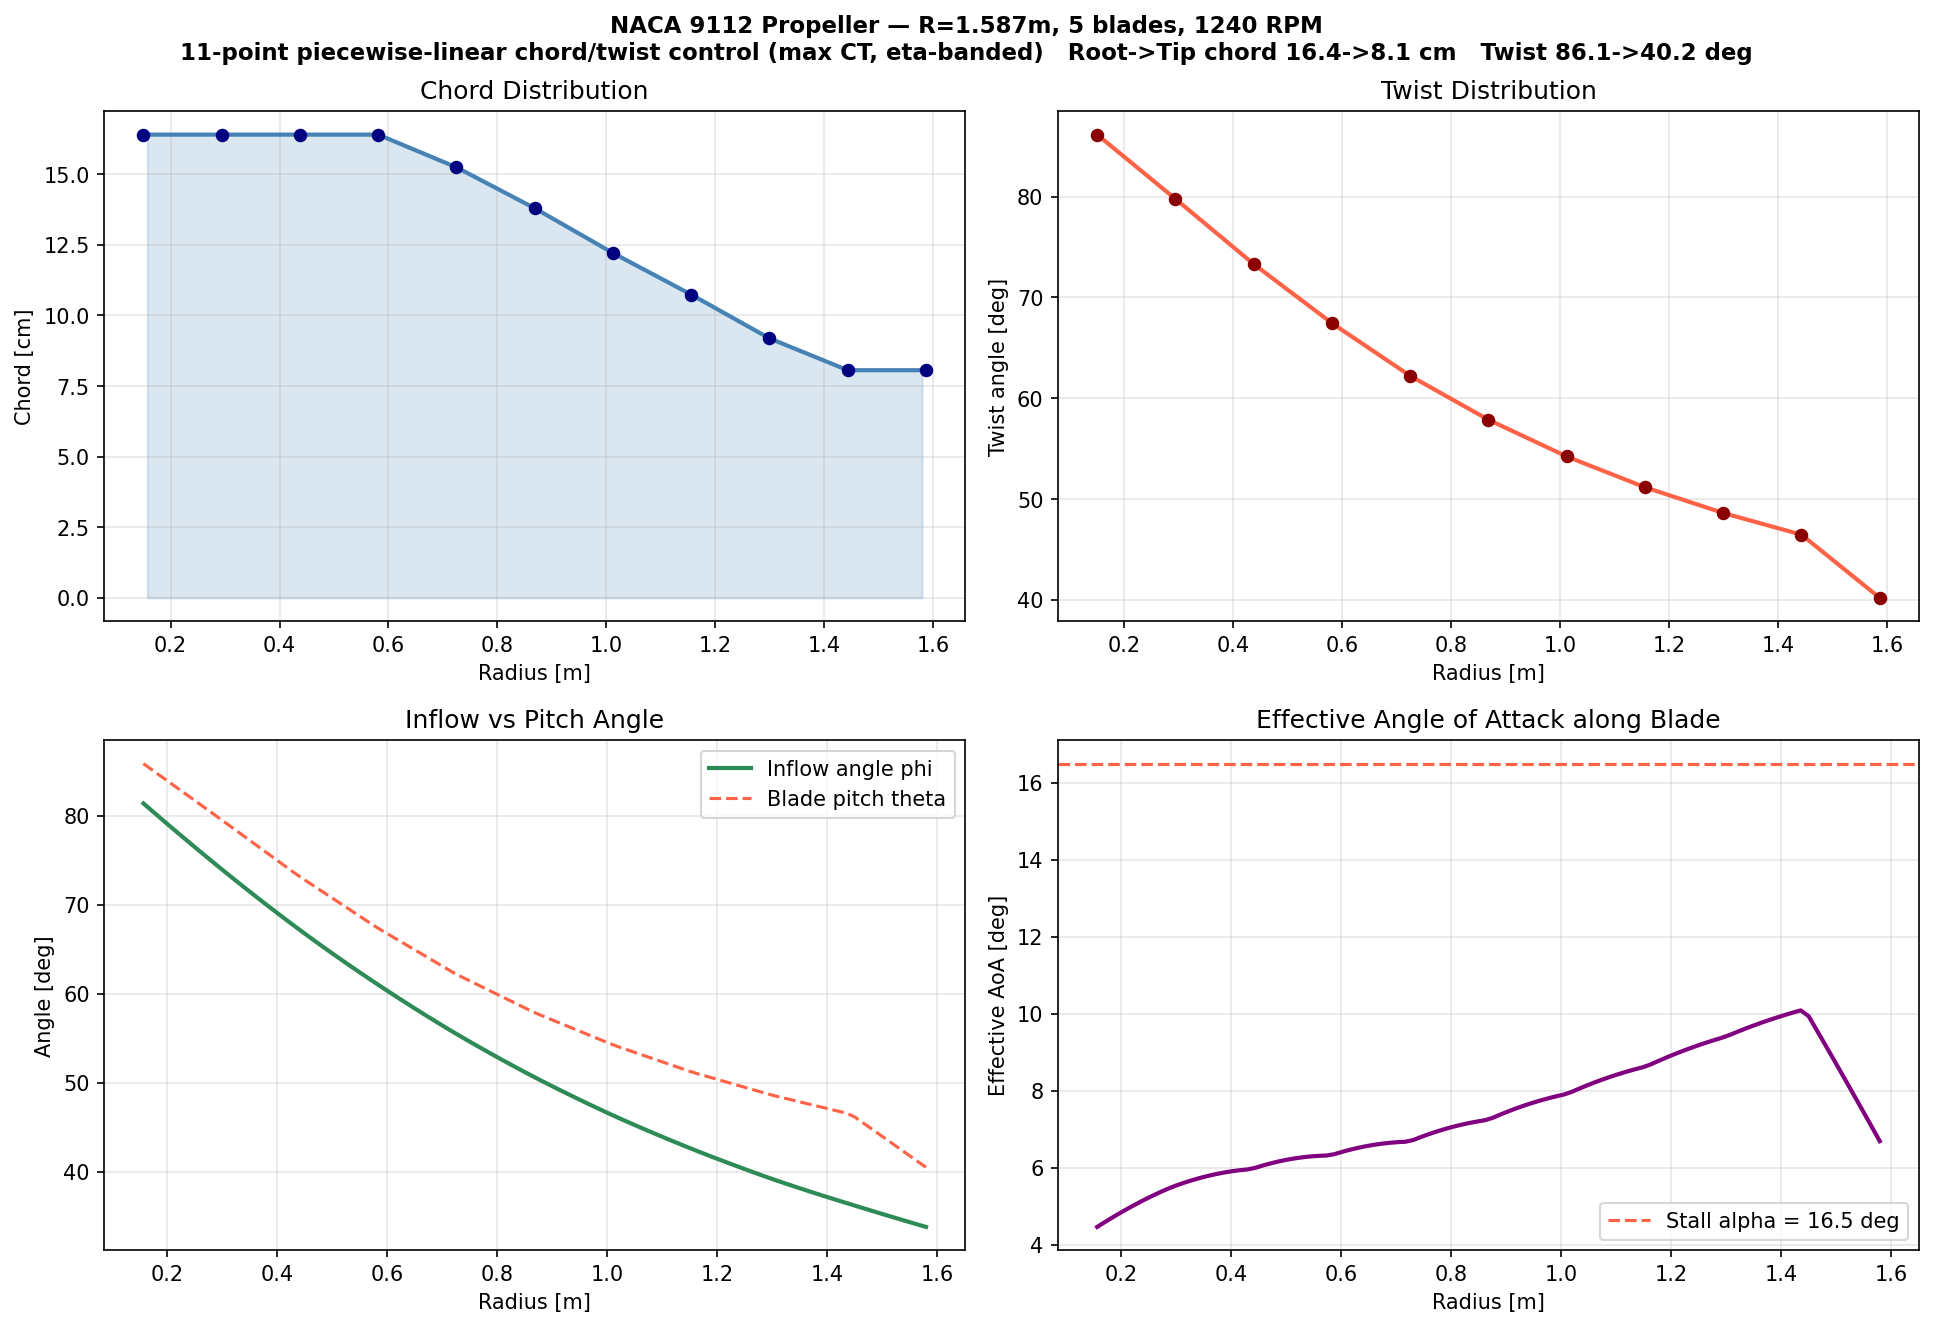

The Python source for this figure:
# -*- coding: utf-8 -*-
"""Propeller Design using BEM + NeuralFoil (NACA 9112)
Spitfire Mk 24 geometry: R=1.587 m, 5 blades, 1240 RPM
Optimise: piecewise-linear N-point chord and twist distributions for max CT
subject to an eta band at 250 kts
"""

import numpy as np
from scipy.optimize import minimize, brentq
from scipy.interpolate import interp1d
import matplotlib.pyplot as plt
import aerosandbox as asb
import neuralfoil as nf

# ============================================================
# 1. ISA Conditions at 10,000 ft
# ============================================================
alt_m = 10_000 * 0.3048
T = 288.15 - 0.0065 * alt_m
rho = 1.225 * (T / 288.15) ** 4.256
a_sound = np.sqrt(1.4 * 287 * T)
mu = 1.458e-6 * T**1.5 / (T + 110.4)
nu = mu / rho

# ============================================================
# 2. Propeller Parameters — Spitfire Mk 24
# ============================================================
R = 1.587   # radius [m]
R_root = 0.150   # hub radius [m]
N_b = 5   # blades
RPM = 1240   # propeller RPM
Omega = RPM * 2 * np.pi / 60
N_EL = 50   # spanwise elements
a_w = 0.61   # wake contraction ratio

V_DESIGN = 250 * 0.51444   # design speed: 250 kts [m/s]
N_CTRL = 11
GEOM_CTRL_STATIONS = np.linspace(0.0, 1.0, N_CTRL)  # active blade span: root -> tip

CHORD_GUESS_ROOT = 0.0
CHORD_GUESS_TIP = 0.0

CHORD_MIN_ROOT = 0.05
CHORD_MIN_TIP = 0.00
CHORD_MAX_ROOT = 0.40
CHORD_MAX_TIP = 0.20

# Twist is referenced to the design-point inflow angle instead of fixed
# absolute bounds. This avoids forcing the optimizer into strongly negative AoA
# at high advance ratio.
TWIST_ALPHA_GUESS_DEG = 4.0
TWIST_ALPHA_MIN_DEG = -2.0
TWIST_ALPHA_MAX_DEG = 12.0
TWIST_ABS_MIN_DEG = 5.0
TWIST_ABS_MAX_DEG = 95.0

# Efficiency band for constrained max-CT optimisation.
# Adjust these two values to tighten or relax the acceptable eta range.
ETA_MIN = 0.92
ETA_MAX = 0.95

INVALID_DESIGN_PENALTY = 1e6

# ============================================================
# 3. NeuralFoil Polars for NACA 9112
# Pre-computed at 75% span (most aerodynamically loaded region)
# ============================================================
airfoil = asb.Airfoil("naca9112")
ALPHA_POLAR = np.linspace(-10, 25, 71)

lambda_c_design = V_DESIGN / (Omega * R)
r75 = 0.75 * R
V_loc_75 = Omega * R * np.sqrt((r75 / R) ** 2 + lambda_c_design**2)
c_ref = 0.20   # reference chord estimate for Re [m]
Re_ref = V_loc_75 * c_ref / nu
M_ref = V_loc_75 / a_sound

print("Reference polar conditions (75% span, 250 kts):")
print(f"  V_local = {V_loc_75:.1f} m/s  M = {M_ref:.3f}  Re = {Re_ref/1e6:.2f}M")
print("  Running NeuralFoil for NACA 9112...")

aero = nf.get_aero_from_airfoil(airfoil=airfoil, alpha=ALPHA_POLAR, Re=Re_ref, model_size="large")
CL_raw = np.array(aero["CL"])
CD_raw = np.array(aero["CD"])

CL_func = interp1d(ALPHA_POLAR, CL_raw, bounds_error=False, fill_value=(CL_raw[0], CL_raw[-1]))
CD_func = interp1d(ALPHA_POLAR, CD_raw, bounds_error=False, fill_value=(CD_raw[0], CD_raw[-1]))

print(f"  CL_max = {CL_raw.max():.3f}  at alpha = {ALPHA_POLAR[CL_raw.argmax()]:.1f} deg")
print(f"  Best L/D = {(CL_raw / CD_raw).max():.1f}  at alpha = {ALPHA_POLAR[(CL_raw / CD_raw).argmax()]:.1f} deg")
phi_ctrl_deg = np.degrees(np.arctan2(lambda_c_design, (R_root / R) + GEOM_CTRL_STATIONS * (1.0 - R_root / R)))
print(
    "  Design inflow angle range (no induced flow): "
    f"{phi_ctrl_deg[0]:.1f} deg at root to {phi_ctrl_deg[-1]:.1f} deg at tip"
)
print(f"  Eta band constraint: {ETA_MIN:.2f} <= eta <= {ETA_MAX:.2f}")


# ============================================================
# 4. Geometry + BEM Solver (Full — with Drag + Prandtl-Glauert per element)
# ============================================================
def build_control_labels():
    labels = []
    for station in GEOM_CTRL_STATIONS:
        if np.isclose(station, 0.0):
            labels.append("Root")
        elif np.isclose(station, 1.0):
            labels.append("Tip")
        else:
            labels.append(f"{int(round(station * 100))}% span")
    return labels


GEOM_CTRL_LABELS = build_control_labels()


def unpack_design_variables(x):
    n_ctrl = len(GEOM_CTRL_STATIONS)
    if len(x) != 2 * n_ctrl:
        raise ValueError(f"Expected {2 * n_ctrl} design variables, got {len(x)}")
    chord_ctrl = np.asarray(x[:n_ctrl], dtype=float)
    twist_ctrl_deg = np.asarray(x[n_ctrl:], dtype=float)
    return chord_ctrl, twist_ctrl_deg


def build_blade_geometry(chord_ctrl, twist_ctrl_deg, N):
    r_nd = R_root / R
    dr = (1.0 - r_nd) / N
    r_arr = np.linspace(r_nd + dr / 2, 1.0 - dr / 2, N)

    # Piecewise-linear interpolation between the optimized control points.
    span_frac = np.linspace(0.5 / N, 1.0 - 0.5 / N, N)
    c_arr = np.interp(span_frac, GEOM_CTRL_STATIONS, chord_ctrl)
    theta_arr_deg = np.interp(span_frac, GEOM_CTRL_STATIONS, twist_ctrl_deg)
    theta_arr_rad = np.deg2rad(theta_arr_deg)
    return r_arr, dr, c_arr, theta_arr_deg, theta_arr_rad


def solve_inflow(r, sigma, theta_rad, lambda_c):
    def residual(lambda_i):
        lam = lambda_c + lambda_i
        phi = np.arctan(lam / r)
        alpha_deg = np.degrees(theta_rad - phi)

        # Prandtl-Glauert correction for local Mach (CL only)
        V_loc = Omega * R * np.sqrt(r**2 + lam**2)
        M_loc = V_loc / a_sound
        pg = 1.0 / np.sqrt(max(1.0 - M_loc**2, 0.05))

        CL = float(CL_func(alpha_deg)) * pg
        CD = float(CD_func(alpha_deg))

        CT_mom = 4.0 * lambda_i * lam * r
        CT_blade = 0.5 * sigma * (r**2 + lam**2) * (CL * np.cos(phi) - CD * np.sin(phi))
        return CT_mom - CT_blade

    try:
        lambda_i = brentq(residual, 0.0, 5.0, maxiter=100, xtol=1e-8)
        return lambda_c + lambda_i
    except Exception:
        return lambda_c


def design_inflow_angles_deg():
    r_root_nd = R_root / R
    r_ctrl_nd = r_root_nd + GEOM_CTRL_STATIONS * (1.0 - r_root_nd)
    return np.degrees(np.arctan2(lambda_c_design, r_ctrl_nd))


def build_initial_guess():
    chord_guess = np.linspace(CHORD_GUESS_ROOT, CHORD_GUESS_TIP, N_CTRL)
    twist_guess = np.clip(
        design_inflow_angles_deg() + TWIST_ALPHA_GUESS_DEG,
        TWIST_ABS_MIN_DEG,
        TWIST_ABS_MAX_DEG,
    )
    return np.concatenate([chord_guess, twist_guess])


def build_bounds():
    chord_lower = np.linspace(CHORD_MIN_ROOT, CHORD_MIN_TIP, N_CTRL)
    chord_upper = np.linspace(CHORD_MAX_ROOT, CHORD_MAX_TIP, N_CTRL)
    phi_ctrl_deg = design_inflow_angles_deg()
    twist_lower = np.clip(
        phi_ctrl_deg + TWIST_ALPHA_MIN_DEG,
        TWIST_ABS_MIN_DEG,
        TWIST_ABS_MAX_DEG,
    )
    twist_upper = np.clip(
        phi_ctrl_deg + TWIST_ALPHA_MAX_DEG,
        TWIST_ABS_MIN_DEG,
        TWIST_ABS_MAX_DEG,
    )

    chord_bounds = list(zip(chord_lower, chord_upper))
    twist_bounds = list(zip(twist_lower, twist_upper))
    return chord_bounds + twist_bounds


def build_monotonic_constraints():
    constraints = []
    n_ctrl = len(GEOM_CTRL_STATIONS)

    for i in range(n_ctrl - 1):
        constraints.append({"type": "ineq", "fun": lambda x, i=i: x[i] - x[i + 1]})

    offset = n_ctrl
    for i in range(n_ctrl - 1):
        constraints.append(
            {"type": "ineq", "fun": lambda x, i=i, offset=offset: x[offset + i] - x[offset + i + 1]}
        )

    return constraints


def bem_solver(design_vars, V_c, N=N_EL):
    """
    Full BEM with drag.
    Inflow ratio lambda solved iteratively via brentq at each element.
    Returns CT, CQ, propulsive efficiency eta.
    """
    lambda_c = V_c / (Omega * R)
    chord_ctrl, twist_ctrl_deg = unpack_design_variables(design_vars)
    r_arr, dr, c_arr, _, theta_arr = build_blade_geometry(chord_ctrl, twist_ctrl_deg, N)

    total_CT = 0.0
    total_CQ = 0.0

    for k in range(N):
        r = r_arr[k]
        c = c_arr[k]
        theta = theta_arr[k]
        sigma = N_b * c / (np.pi * R)

        lam = solve_inflow(r, sigma, theta, lambda_c)

        phi = np.arctan(lam / r)
        alpha_deg = np.degrees(theta - phi)
        V_loc = Omega * R * np.sqrt(r**2 + lam**2)
        M_loc = V_loc / a_sound
        pg = 1.0 / np.sqrt(max(1.0 - M_loc**2, 0.05))

        CL = float(CL_func(alpha_deg)) * pg
        CD = float(CD_func(alpha_deg))

        dCT = 0.5 * sigma * (r**2 + lam**2) * (CL * np.cos(phi) - CD * np.sin(phi)) * dr
        dCQ = 0.5 * sigma * (r**2 + lam**2) * (CL * np.sin(phi) + CD * np.cos(phi)) * r * dr

        total_CT += dCT
        total_CQ += dCQ

    eta = (total_CT * lambda_c / total_CQ) if (total_CT > 0.0 and total_CQ > 1e-9) else np.nan
    return total_CT, total_CQ, eta


def safe_eta(x):
    _, _, eta = bem_solver(x, V_DESIGN)
    return eta if np.isfinite(eta) else -INVALID_DESIGN_PENALTY


# ============================================================
# 5. Optimisation — Max CT inside eta band
# ============================================================
def objective(x):
    CT, _, eta = bem_solver(x, V_DESIGN)
    if not np.isfinite(eta) or not np.isfinite(CT):
        return INVALID_DESIGN_PENALTY
    return -CT


constraints = build_monotonic_constraints()
constraints.extend(
    [
        {"type": "ineq", "fun": lambda x: safe_eta(x) - ETA_MIN},
        {"type": "ineq", "fun": lambda x: ETA_MAX - safe_eta(x)},
    ]
)

print(
    f"\nOptimising piecewise-linear propeller geometry for max CT with {N_CTRL} control points "
    f"per distribution (design point: 250 kts, eta-banded)..."
)

result = minimize(
    objective,
    x0=build_initial_guess(),
    method="SLSQP",
    bounds=build_bounds(),
    constraints=constraints,
)

if not result.success:
    print(f"WARNING: Optimizer did not fully converge: {result.message}")

opt_design = result.x
opt_chord_ctrl, opt_twist_ctrl = unpack_design_variables(opt_design)
opt_CT, opt_CQ, opt_eta = bem_solver(opt_design, V_DESIGN)

print(f"\n{'='*60}")
print("OPTIMAL PROPELLER GEOMETRY  (NACA 9112, MAX CT WITH ETA BAND)")
print(f"{'='*60}")
print(f"  Radius      : {R:.3f} m")
print(f"  Blades      : {N_b}")
print(f"  RPM         : {RPM}")
print(f"  Ctrl pts    : {N_CTRL}")
print("  Variation   : piecewise-linear between adjacent control points")
print(f"  Eta band    : {ETA_MIN:.2f} <= eta <= {ETA_MAX:.2f}")
print(f"  Design CT   : {opt_CT:.5f}")
print(f"  Design CQ   : {opt_CQ:.5f}")
print(f"  Design eta  : {opt_eta:.4f}")
for label, chord, twist in zip(GEOM_CTRL_LABELS, opt_chord_ctrl, opt_twist_ctrl):
    print(f"  {label:8}: chord = {chord*100:.1f} cm   twist = {twist:.1f} deg")

# ============================================================
# 6. Performance Across Speed Range
# ============================================================
print(f"\n{'='*65}")
print("PERFORMANCE ACROSS SPEED RANGE")
print(f"{'='*65}")
print(f"{'Speed':>8} {'CT':>9} {'CQ':>9} {'eta':>7} {'Thrust [N]':>12} {'Power [kW]':>11}")
print("-" * 65)

for kts in [200, 250, 300]:
    V = kts * 0.51444
    CT, CQ, eta = bem_solver(opt_design, V)
    T_force = CT * rho * np.pi * R**2 * (Omega * R)**2
    P = CQ * rho * np.pi * R**2 * (Omega * R)**2 * R * Omega / 1000
    print(f"{kts:>7} kts  {CT:>9.5f}  {CQ:>9.5f}  {eta:>7.3f}  {T_force:>12.1f}  {P:>11.1f}")

# ============================================================
# 7. Spanwise Distributions for Plotting
# ============================================================
N_plot = 100
lambda_c = V_DESIGN / (Omega * R)
r_arr, _, c_arr, th_arr, th_arr_rad = build_blade_geometry(opt_chord_ctrl, opt_twist_ctrl, N_plot)
ctrl_r_phys = R_root + GEOM_CTRL_STATIONS * (R - R_root)

alpha_dist, phi_dist = [], []
for k in range(N_plot):
    r = r_arr[k]
    sigma = N_b * c_arr[k] / (np.pi * R)
    theta = th_arr_rad[k]
    lam = solve_inflow(r, sigma, theta, lambda_c)
    phi = np.arctan(lam / r)
    alpha = np.degrees(theta - phi)
    alpha_dist.append(alpha)
    phi_dist.append(np.degrees(phi))

r_phys = r_arr * R   # physical radius [m]

# ============================================================
# 8. Plots
# ============================================================
fig, axes = plt.subplots(2, 2, figsize=(13, 9))

# Chord distribution
ax = axes[0, 0]
ax.plot(r_phys, np.array(c_arr) * 100, color="steelblue", linewidth=2)
ax.scatter(ctrl_r_phys, opt_chord_ctrl * 100, color="navy", s=30, zorder=3)
ax.fill_between(r_phys, np.array(c_arr) * 100, alpha=0.2, color="steelblue")
ax.set_xlabel("Radius [m]")
ax.set_ylabel("Chord [cm]")
ax.set_title("Chord Distribution")
ax.grid(True, alpha=0.3)

# Twist distribution
ax = axes[0, 1]
ax.plot(r_phys, th_arr, color="tomato", linewidth=2)
ax.scatter(ctrl_r_phys, opt_twist_ctrl, color="darkred", s=30, zorder=3)
ax.set_xlabel("Radius [m]")
ax.set_ylabel("Twist angle [deg]")
ax.set_title("Twist Distribution")
ax.grid(True, alpha=0.3)

# Inflow angle
ax = axes[1, 0]
ax.plot(r_phys, phi_dist, color="seagreen", linewidth=2, label="Inflow angle phi")
ax.plot(r_phys, th_arr, color="tomato", linewidth=1.5, linestyle="--", label="Blade pitch theta")
ax.set_xlabel("Radius [m]")
ax.set_ylabel("Angle [deg]")
ax.set_title("Inflow vs Pitch Angle")
ax.legend()
ax.grid(True, alpha=0.3)

# Effective AoA
ax = axes[1, 1]
ax.plot(r_phys, alpha_dist, color="purple", linewidth=2)
ax.axhline(
    ALPHA_POLAR[CL_raw.argmax()],
    color="tomato",
    linestyle="--",
    linewidth=1.5,
    label=f"Stall alpha = {ALPHA_POLAR[CL_raw.argmax()]:.1f} deg",
)
ax.set_xlabel("Radius [m]")
ax.set_ylabel("Effective AoA [deg]")
ax.set_title("Effective Angle of Attack along Blade")
ax.legend()
ax.grid(True, alpha=0.3)

plt.suptitle(
    f"NACA 9112 Propeller — R={R}m, {N_b} blades, {RPM} RPM\n"
    f"{N_CTRL}-point piecewise-linear chord/twist control (max CT, eta-banded)   "
    f"Root->Tip chord {opt_chord_ctrl[0]*100:.1f}->{opt_chord_ctrl[-1]*100:.1f} cm   "
    f"Twist {opt_twist_ctrl[0]:.1f}->{opt_twist_ctrl[-1]:.1f} deg",
    fontsize=11,
    fontweight="bold",
)
plt.tight_layout()
plt.savefig("propeller_design_ct_eta.png", dpi=150, bbox_inches="tight")
print("\nPlot saved: propeller_design_ct_eta.png")
